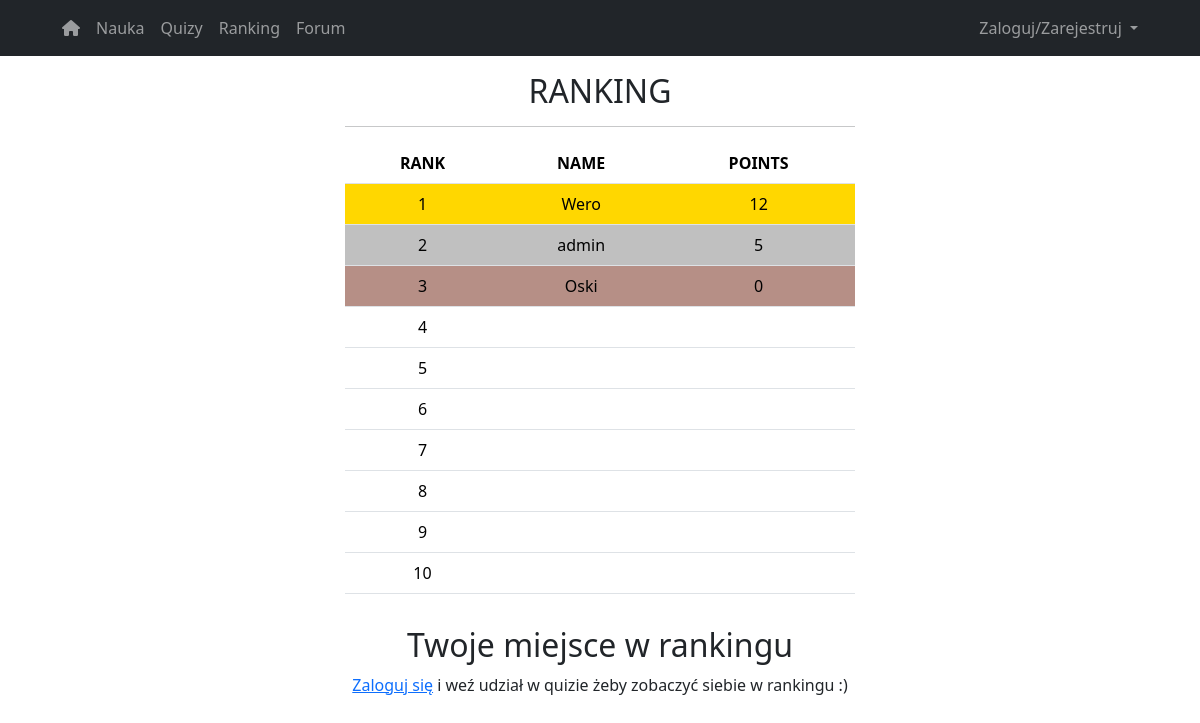
/rank, run on an earlier commit of the app's database.
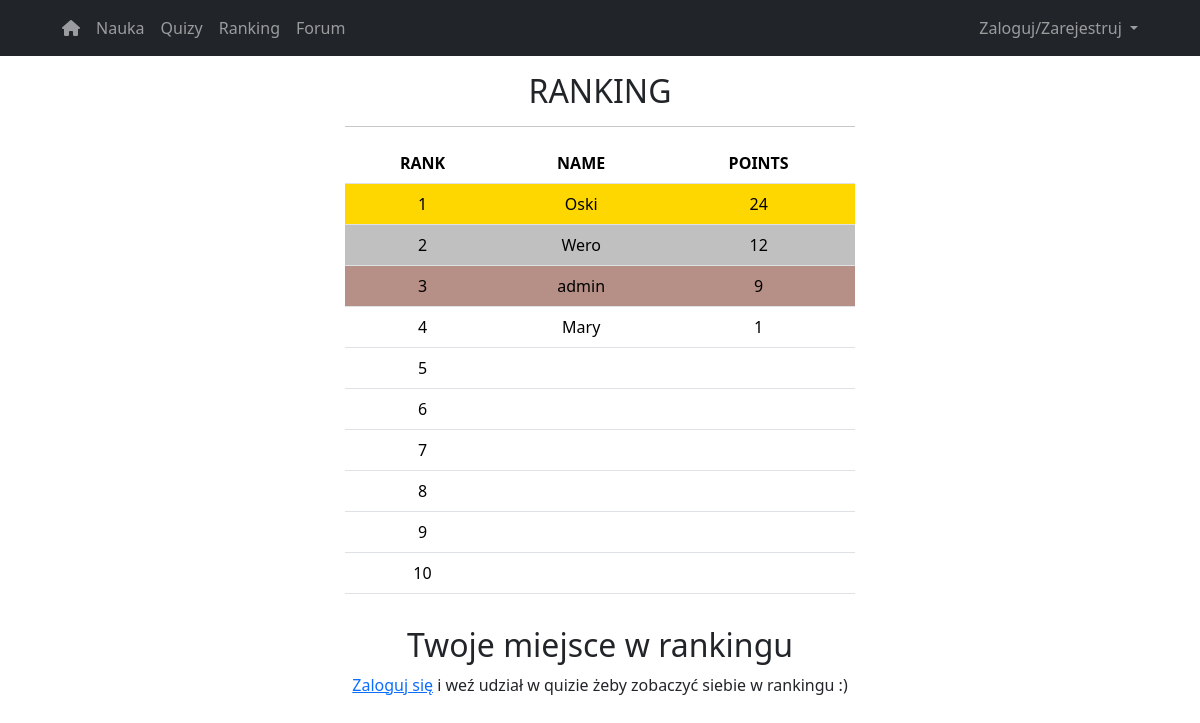
And on a later commit of the database.
### website/models.py (models this page shows)
class Rank(db.Model):
    id = db.Column(db.Integer, primary_key=True)
    name = db.Column(db.String(150), db.ForeignKey('user.first_name'))
    rank_points = db.Column(db.Integer)

### website/auth.py (the view)
@auth.route('/rank')
def rank():
    rankall = Rank.query.order_by(Rank.rank_points.desc()).limit(10).all()
    brakujace_elementy = 10 - len(rankall)
    if brakujace_elementy > 0:
        rankall.extend([''] * brakujace_elementy)
    rank1 = rankall[0]
    rank2 = rankall[1]
    rank3 = rankall[2]
    rank4 = rankall[3]
    rank5 = rankall[4]
    rank6 = rankall[5]
    rank7 = rankall[6]
    rank8 = rankall[7]
    rank9 = rankall[8]
    rank10 = rankall[9]
    if current_user.is_authenticated:
        check_your_rank = Rank.query.order_by(Rank.rank_points.desc()).all()
        rank_plaec_CU = 1
        for i in range(len(check_your_rank)):
            if check_your_rank[i].name == current_user.first_name:
                break
            else:
                rank_plaec_CU += 1
        your_rank = Rank.query.filter_by(name=current_user.first_name).first()
    else:
        your_rank = ''
        rank_plaec_CU = ''
    return render_template('rank.html', rank1=rank1, rank2=rank2, your_rank=your_rank, rank3=rank3, rank4=rank4,
                           rank5=rank5, rank6=rank6, rank7=rank7, rank8=rank8, rank9=rank9, rank10=rank10,
                           user=current_user, rank_plaec_CU=rank_plaec_CU)

### website/auth.py (called while the page is built)
@auth.before_request
def restrict_access_to_auth_routes():
    if current_user.is_authenticated and request.endpoint in ['auth.login', 'auth.sign_up']:
        return redirect(url_for('auth.mainPage'))

### website/templates/rank.html (shortened to what this page needs)
{% extends 'base.html' %}
{% block content %}
		<main>
        <div class="row align-items-center">
   <div class="mx-auto col-10 col-md-8 col-lg-6">
			<div>
				<h2 class="text-center">RANKING</h2><hr>
			</div>
            <div class="table-responsive">
			<table class="table text-center">
    <tr>
        <th>RANK</th>
        <th>NAME</th>
        <th>POINTS</th>
    </tr>
    <tr class="rank1">
        <td>1</td>
        <td>{{rank1.name}}</td>
        <td>{{rank1.rank_points}}</td>
    </tr>
    <tr class="rank2">
        <td>2</td>
        <td>{{rank2.name}}</td>
        <td>{{rank2.rank_points}}</td>
    </tr>
    <tr class="rank3">
        <td>3</td>
        <td>{{rank3.name}}</td>
        <td>{{rank3.rank_points}}</td>
    </tr>
    <tr>
        <td>4</td>
        <td>{{rank4.name}}</td>
        <td>{{rank4.rank_points}}</td>
    </tr>
    <tr>
        <td>5</td>
        <td>{{rank5.name}}</td>
        <td>{{rank5.rank_points}}</td>
    </tr>
    <tr>
        <td>6</td>
        <td>{{rank6.name}}</td>
        <td>{{rank6.rank_points}}</td>
    </tr>
    <tr>
        <td>7</td>
        <td>{{rank7.name}}</td>
        <td>{{rank7.rank_points}}</td>
    </tr>
    <tr>
        <td>8</td>
        <td>{{rank8.name}}</td>
        <td>{{rank8.rank_points}}</td>
    </tr>
    <tr>
        <td>9</td>
        <td>{{rank9.name}}</td>
        <td>{{rank9.rank_points}}</td>
    </tr>
    <tr>
        <td>10</td>
        <td>{{rank10.name}}</td>
        <td>{{rank10.rank_points}}</td>
    </tr>
</table>
            </div>
			<h2 class="text-center pt-3">Twoje miejsce w rankingu</h2>
        <div class="table-responsive">
			<div>
            {% if user.is_authenticated %}
            <table class="table text-center">
				<tr>
					<th>RANK</th>
					<th>NAME</th>
					<th>POINTS</th>
				</tr>
				{% if rank_plaec_CU==1 %}
                    <tr class="table text-center rank1">
                    {% elif rank_plaec_CU==2 %}
                    <tr class="table text-center rank2">
                    {% elif rank_plaec_CU==3 %}
                    <tr class="table text-center rank3">
                    {%else%}
                    <tr class="table text-center">
                    {%endif%}
					<td>{{rank_plaec_CU}}</td>
					<td>{{your_rank.name}}</td>
					<td>
						{{your_rank.rank_points}}
					</td>
				</tr>
			</table>
                <div class="d-grid gap-2 col-6 mx-auto">
			<a class="btn btn-dark" href="/20_marcinek/licencjat/refresh_rank">Refresh Rank</a>
            </div>
            {% else %}
                <p class="text-center"> <a href="/20_marcinek/licencjat/login">Zaloguj się</a> i weź udział w quizie żeby zobaczyć siebie w rankingu :)</p>
            {% endif %}
            </div>
            </div>
        </div>
        </div>
        </main>
{% endblock %}

### website/templates/base.html (shortened to what this page needs)
<!DOCTYPE html>
<html lang="en">
	<head>
     <link
            href="https://cdn.jsdelivr.net/npm/bootstrap@5.3.1/dist/css/bootstrap.min.css"
            rel="stylesheet"
 />
    <link
			rel="stylesheet"
			href=" {{ url_for('static', filename='style.css') }}"/>
</head>
<body>
        <nav class="navbar navbar-expand-lg navbar-dark bg-dark">
            <div class="nav-item container d-flex justify-content-between">
                <div class="container-fluid">
                    <div class="collapse navbar-collapse" id="navbarSupportedContent">
                        <ul class="navbar-nav me-auto mb-2 mb-lg-0">
							{% if user.is_authenticated %}
                            <li class="nav-item">
                                <a class="nav-link" href="/20_marcinek/licencjat/mainPage"><i class="fa-sharp fa-solid fa-house"></i></a>
                            </li>
                            <li class="nav-item">
                                <a class="nav-link" href="/20_marcinek/licencjat/course">Nauka</a>
                            </li>
                            <li class="nav-item">
                                <a class="nav-link" href="/20_marcinek/licencjat/quizy">Quizy</a>
                            </li>
                            <li class="nav-item">
                                <a class="nav-link" href="/20_marcinek/licencjat/progress">Postępy</a>
                            </li>
                                <li class="nav-item">
                                <a class="nav-link" href="/20_marcinek/licencjat/rank">Ranking</a>
                            </li>
                                <li class="nav-item">
                                <a class="nav-link" href="/20_marcinek/licencjat/forum">Forum</a>
                            </li>
							{% else %}
							<li class="nav-item">
                                <a class="nav-link" href="/20_marcinek/licencjat/mainPage"><i class="fa-sharp fa-solid fa-house"></i></a>
                            </li>
                            <li class="nav-item">
                                <a class="nav-link" href="/20_marcinek/licencjat/course">Nauka</a>
                            </li>
                            <li class="nav-item">
                                <a class="nav-link" href="/20_marcinek/licencjat/quizy">Quizy</a>
                            </li>
                            <li class="nav-item">
                                <a class="nav-link" href="/20_marcinek/licencjat/rank">Ranking</a>
                            </li>
                            <li class="nav-item">
                                <a class="nav-link" href="/20_marcinek/licencjat/forum">Forum</a>
                            </li>
							{% endif %}
                        </ul>
                        <div class="d-flex">
                            <ul class="navbar-nav me-auto mb-2 mb-lg-0">
                                <li class="nav-item dropdown">
									{% if user.is_authenticated %}
                                    <a
                                        class="nav-link dropdown-toggle"
                                        href="#"
                                        role="button"
                                        data-bs-toggle="dropdown"
                                        aria-expanded="false"><i class="fa-sharp fa-solid fa-user" style="color: #ffffff;"></i>
                                        {{current_user.first_name}}
                                    </a>
                                    <ul class="dropdown-menu">
                                    {%  if current_user.first_name=='admin' %}
                                        <li>
                                            <a class="dropdown-item" href="/20_marcinek/licencjat/adminpanel">Panel administratora</a>
                                        </li>
                                    {% endif %}
                                        <li><a class="dropdown-item" href="/20_marcinek/licencjat/changepassword">Zmiana hasła</a></li>
                                        <li>
                                            <a class="dropdown-item" href="/20_marcinek/licencjat/contact">Kontakt</a>
                                        </li>
                                        <li>
                                            <a class="dropdown-item" href="/20_marcinek/licencjat/logout">Wyloguj</a>
                                        </li>
                                    </ul>
									{% else %}
									<a
									class="nav-link dropdown-toggle"
									href="#"
									role="button"
									data-bs-toggle="dropdown"
									aria-expanded="false">
									Zaloguj/Zarejestruj
								</a>
								{% endif %}
                                </li>
                            </ul>
                        </div>
                    </div>
                </div>
            </div>
        </nav>
        <div class="container-xl py-3 px-5">
  {% block content %}{% endblock %}
        </div>
	</body>
</html>

### website/static/style.css (style rules this page uses)
.rank1 { --bs-table-bg: gold; }
.rank2 { --bs-table-bg: silver; }
.rank3 { --bs-table-bg: #b68f86; }

What changed in the data, as far as the page shows it:
added Rank: name "Mary", rank_points "1"
Also different on the page:
{{ rank1.name }}: "Wero" → "Oski"
{{ rank1.rank_points }}: "12" → "24"
{{ rank2.name }}: "admin" → "Wero"
{{ rank2.rank_points }}: "5" → "12"
{{ rank3.name }}: "Oski" → "admin"
{{ rank3.rank_points }}: "0" → "9"
